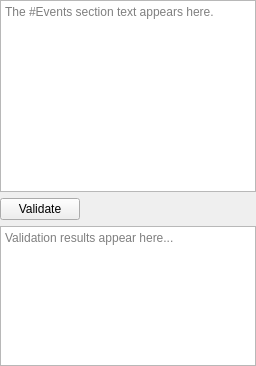
         <widget class="QWidget" name="advancedViewPage">
          <layout class="QVBoxLayout" name="advancedViewPageLayout">
           <property name="leftMargin">
            <number>0</number>
           </property>
           <property name="topMargin">
            <number>0</number>
           </property>
           <property name="rightMargin">
            <number>0</number>
           </property>
           <property name="bottomMargin">
            <number>0</number>
           </property>
           <item>
            <widget class="QPlainTextEdit" name="advancedTextEdit">
             <property name="lineWrapMode">
              <enum>QPlainTextEdit::NoWrap</enum>
             </property>
             <property name="placeholderText">
              <string>The #Events section text appears here.</string>
             </property>
            </widget>
           </item>
           <item>
            <layout class="QHBoxLayout" name="advancedButtonLayout">
             <item>
              <widget class="QPushButton" name="btnValidateEvents">
               <property name="text">
                <string>Validate</string>
               </property>
              </widget>
             </item>
             <item>
              <spacer name="advancedButtonSpacer">
               <property name="orientation">
                <enum>Qt::Horizontal</enum>
               </property>
               <property name="sizeHint" stdset="0">
                <size>
                 <width>40</width>
                 <height>20</height>
                </size>
               </property>
              </spacer>
             </item>
            </layout>
           </item>
           <item>
            <widget class="QPlainTextEdit" name="advancedErrorList">
             <property name="focusPolicy">
              <enum>Qt::ClickFocus</enum>
             </property>
             <property name="maximumSize">
              <size>
               <width>16777215</width>
               <height>140</height>
              </size>
             </property>
             <property name="readOnly">
              <bool>true</bool>
             </property>
             <property name="placeholderText">
              <string>Validation results appear here...</string>
             </property>
            </widget>
           </item>
          </layout>
         </widget>
